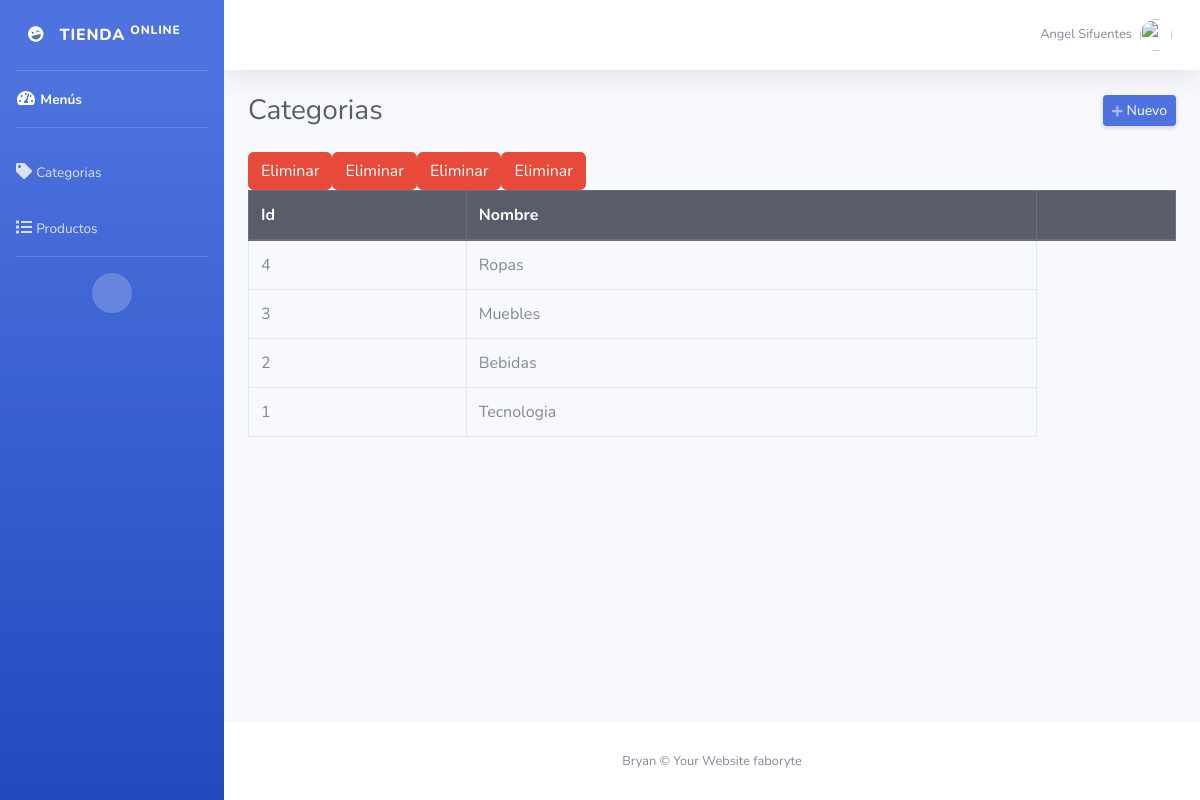
/admin/categorias.php (signed in), run on the app's committed database.
### tables this page shows
CREATE TABLE `categorias` (
  `id` INT(11) NOT NULL,
  `categoria` VARCHAR(50) NOT NULL
);

### admin/categorias.php (the view, shortened to what this page needs)
<?php
require_once "../config/conexion.php";
include("includes/header.php");
?>
<div class="d-sm-flex align-items-center justify-content-between mb-4">
    <h1 class="h3 mb-0 text-gray-800">Categorias</h1>
    <a href="#" class="d-none d-sm-inline-block btn btn-sm btn-primary shadow-sm" id="abrirCategoria"><i class="fas fa-plus fa-sm text-white-50"></i> Nuevo</a>
</div>
<div class="row">
    <div class="col-md-12">
        <div class="table-responsive">
            <table class="table table-hover table-bordered" style="width: 100%;">
                <thead class="thead-dark">
                    <tr>
                        <th>Id</th>
                        <th>Nombre</th>
                        <th></th>
                    </tr>
                </thead>
                <tbody>
                    <?php
                    $query = mysqli_query($conexion, "SELECT * FROM categorias ORDER BY id DESC");
                    while ($data = mysqli_fetch_assoc($query)) { ?>
                        <tr>
                            <td><?php echo $data['id']; ?></td>
                            <td><?php echo $data['categoria']; ?></td>
                                <form method="post" action="eliminar.php?accion=cli&id=<?php echo $data['id']; ?>" class="d-inline eliminar">
                                    <button class="btn btn-danger" type="submit">Eliminar</button>
                                </form>
                        </tr>
                    <?php } ?>
                </tbody>
            </table>
        </div>
    </div>
</div>
<?php include("includes/footer.php"); ?>

### data on the page
categorias: id "4", categoria "Ropas"
categorias: id "3", categoria "Muebles"
categorias: id "2", categoria "Bebidas"
categorias: id "1", categoria "Tecnologia"

### other printed values
$_SESSION['nombre'] "Angel Sifuentes"
